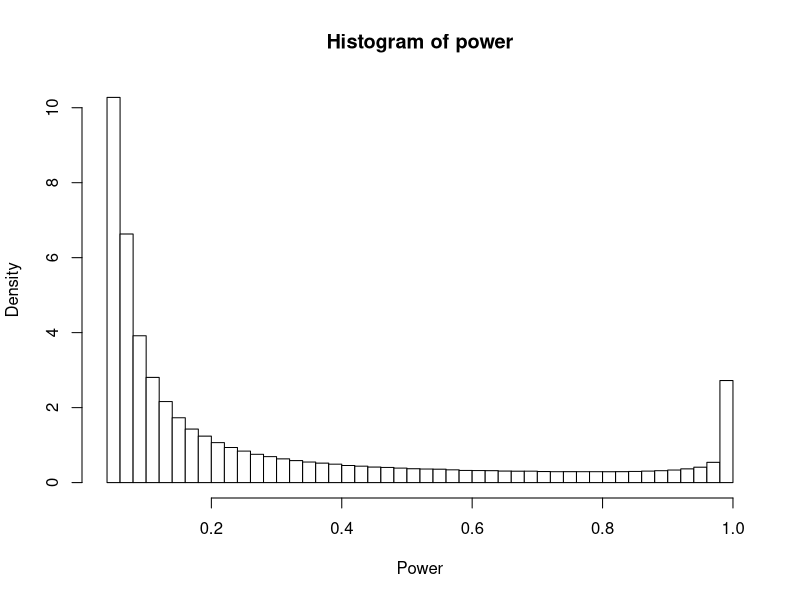
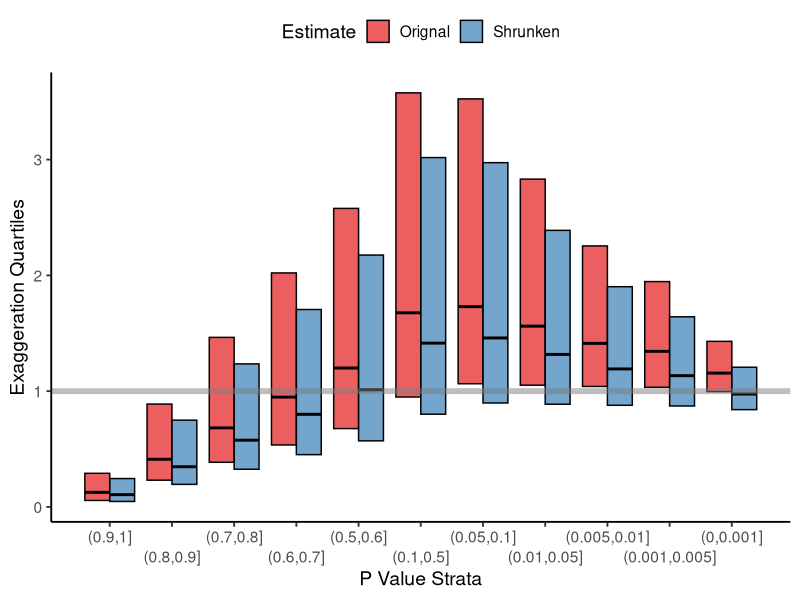
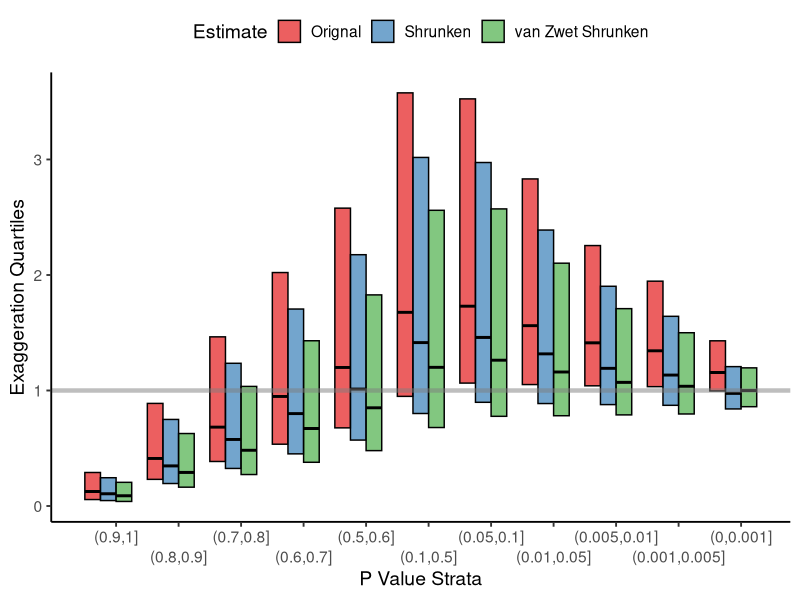

These figures' R source, in order:
## ---- chunk 1
#| code-fold: false
library(tidyverse)
rmix = function(n,p,m,s){
  d=rmultinom(n,1,p)
  rnorm(n,m%*%d,s%*%d)
}

# Standard deviation for the snr
s <- c(0.61, 1.42, 2.16, 5.64)
p <- c(0.32, 0.3, 0.3, 0.07)
m <- rep(0, 4)
n <- 1e6
snr <- rmix(n, p, m, s)
z <- rnorm(n, snr, 1)
## ---- chunk 2
#| code-fold: false
power <- pnorm(-1.96 - snr) + 1 - pnorm(1.96-snr)
hist(power, xlab = 'Power', breaks=40, col = 'white', probability = T)
## ---- chunk 3
#| code-fold: false

s_z <- c(1.17, 1.74, 2.38, 5.73)
s_weighted <- sqrt(weighted.mean(s_z^2, p))

new_snr <- rmix(n, p, m, s)
new_z <- rnorm(n, new_snr, 1)
shrunken_z <- new_z * 1.0 / (1/s_weighted^2 + 1)

new_exag <- abs(new_z/new_snr)
shrunken_exag <- abs(shrunken_z/new_snr)

## ---- chunk 4
p_values <- 2*pnorm(-abs(new_z))
p_strata <- cut(p_values, c(c(0, 0.001, 0.005, 0.01, 0.05, 0.1), seq(.5, 1, 0.1)))


df_sum <- tibble(
  p_strata = p_strata, 
  Orignal = new_exag,
  Shrunken = shrunken_exag
) %>% 
  pivot_longer(-p_strata, names_to = 'estimate', values_to = 'exag') %>% 
  group_by(p_strata, 
           estimate
           ) %>%
  summarise(
    q25 = quantile(exag, 0.25, na.rm = TRUE),
    q50 = quantile(exag, 0.50, na.rm = TRUE),
    q75 = quantile(exag, 0.75, na.rm = TRUE),
    mn = mean(exag)
  ) %>%
  mutate(strata_num = as.numeric(p_strata))

# Plot
dodge_width <- -0.2

ggplot(df_sum, aes(x = strata_num, fill = estimate)) +
  geom_rect(aes(
    xmin = strata_num - 0.2 + 
      ifelse(estimate == "Orignal", -dodge_width, dodge_width),
    xmax = strata_num + 0.2 + 
      ifelse(estimate == "Orignal", -dodge_width, dodge_width),
    ymin = q25, ymax = q75
  ), alpha = 0.7, color='black'
  ) +
  geom_segment(aes(
    x = strata_num - 0.2 + 
      ifelse(estimate == "Orignal", -dodge_width, dodge_width),
    xend = strata_num + 0.2 + 
      ifelse(estimate == "Orignal", -dodge_width, dodge_width),
    y = q50, yend = q50
  ),
  size = 1
  ) +
  geom_hline(yintercept = 1, color = "grey50", size = 2, alpha = 0.5) +
  scale_x_reverse(
    breaks = unique(df_sum$strata_num),
    labels = levels(p_strata),
    guide = guide_axis(n.dodge = 2)
  ) +
  labs(
    x = "P Value Strata",
    y = "Exaggeration Quartiles",
    fill='Estimate'
  ) +
  theme_classic(base_size = 14) +
  theme(legend.position = 'top') + 
  scale_fill_brewer(palette = "Set1")





## ---- chunk 5
z_hat <- map_dbl(new_z, ~{
  
  s2 <- s_z^2
  q <- p*dnorm(.x,0,sqrt(s2+1))
  q <- q/sum(q)
  m <- .x * s2 / (s2+1)
  sum(q * m)
})


zwet_shrunken_exag <- abs(z_hat / new_snr)

# Assign a numeric index per estimate for dodging
df_sum <- tibble(
  p_strata = p_strata, 
  Orignal = new_exag,
  Shrunken = shrunken_exag,
  `van Zwet Shrunken` = zwet_shrunken_exag
) %>% 
  pivot_longer(-p_strata, names_to = 'estimate', values_to = 'exag') %>% 
  group_by(p_strata, 
           estimate
           ) %>%
  summarise(
    q25 = quantile(exag, 0.25, na.rm = TRUE),
    q50 = quantile(exag, 0.50, na.rm = TRUE),
    q75 = quantile(exag, 0.75, na.rm = TRUE),
    mn = mean(exag)
  ) %>%
  mutate(strata_num = as.numeric(p_strata)) %>%
  group_by(p_strata) %>%
  mutate(est_index = as.numeric(factor(estimate, 
                                       levels = c("van Zwet Shrunken", "Shrunken", "Orignal")))) %>%
  ungroup()

bar_width <- 0.25

ggplot(df_sum, aes(x = strata_num, fill = estimate)) +
  # IQR rectangles
  geom_rect(aes(
    xmin = strata_num + (est_index - 2) * bar_width,
    xmax = strata_num + (est_index - 2) * bar_width + bar_width,
    ymin = q25, ymax = q75
  ),
  colour = "black", alpha = 0.7
  ) +
  # Median lines
  geom_segment(aes(
    x = strata_num + (est_index - 2) * bar_width,
    xend = strata_num + (est_index - 2) * bar_width + bar_width,
    y = q50, yend = q50
  ),
  size = 1, colour = "black"
  ) +
  geom_hline(yintercept = 1, color = "grey50", size = 1.5, alpha = 0.5) +
  scale_x_reverse(
    breaks = unique(df_sum$strata_num),
    labels = levels(p_strata),
    guide = guide_axis(n.dodge = 2)
  ) +
  labs(
    x = "P Value Strata",
    y = "Exaggeration Quartiles",
    fill = 'Estimate'
  ) +
  theme_classic(base_size = 14) +
  theme(legend.position = 'top') + 
  scale_fill_brewer(palette = "Set1")

